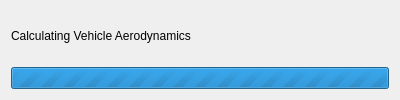
<?xml version="1.0" encoding="UTF-8"?>
<ui version="4.0">
 <class>CalculateAeroDialog</class>
 <widget class="QDialog" name="CalculateAeroDialog">
  <property name="geometry">
   <rect>
    <x>0</x>
    <y>0</y>
    <width>400</width>
    <height>100</height>
   </rect>
  </property>
  <property name="windowTitle">
   <string>Calculating Aero...</string>
  </property>
  <property name="modal">
   <bool>true</bool>
  </property>
  <layout class="QGridLayout" name="gridLayout_2">
   <item row="0" column="0">
    <widget class="QLabel" name="mCalculatingAeroLabel">
     <property name="text">
      <string>Calculating Vehicle Aerodynamics</string>
     </property>
    </widget>
   </item>
   <item row="1" column="0">
    <widget class="QProgressBar" name="mCalcAeroProgressBar">
     <property name="maximum">
      <number>0</number>
     </property>
     <property name="value">
      <number>-1</number>
     </property>
    </widget>
   </item>
  </layout>
 </widget>
 <resources/>
 <connections/>
</ui>
